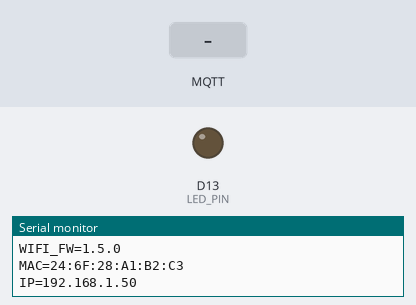
Recording of a sketch running on a simulated Arduino Uno R4 WiFi. Shown: output pins drawn as LEDs (lit = HIGH), the last lines printed to the serial monitor. The test bench sets the inputs (shaded band). WiFi joins after 1.5 s; servers stay silent unless stated; no MQTT or app messages arrive unless stated.

Above: at 2.7 s.
2.8 s: MQTT message "ON" arrives on the first subscribed topic
At 5.4 s:
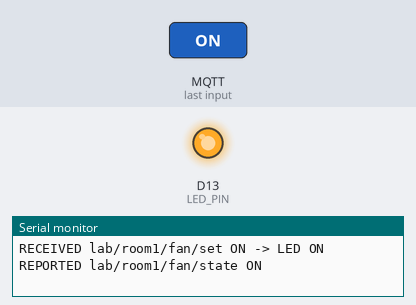
5.8 s: MQTT message "OFF" arrives on the first subscribed topic
At 6.6 s:
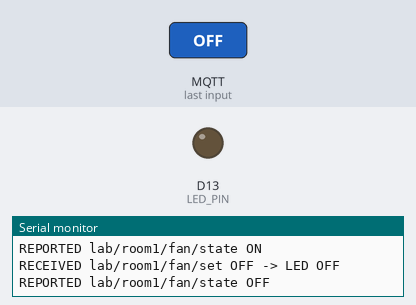
Timing chart, 0 to 8.8 s (numbered marks = the images above; inputs shaded):
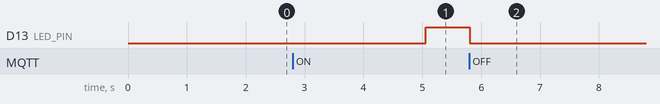

The sketch:

uno_r4_actuator.ino
```cpp
// Arduino UNO R4 WiFi: use the built-in L LED first (no extra parts).
// Optional external LED: change LED_PIN to 7; D7 -> 1 kOhm -> anode; cathode -> GND.
// Libraries: ArduinoMqttClient; WiFiS3 is supplied by the UNO R4 board package.
#include <WiFiS3.h>
#include <ArduinoMqttClient.h>
#include <stdio.h>
#include <string.h>
#include "lab_config.h"

const char DEVICE_ID[] = "room1-actuator-01";
const char FIRMWARE_VERSION[] = "led-actuator-1.0.0";
const char COMMAND_TOPIC[] = "lab/room1/fan/set";
const char STATE_TOPIC[] = "lab/room1/fan/state";
const char STATUS_TOPIC[] = "lab/room1/actuator/status";
const int LED_PIN = LED_BUILTIN;
const unsigned long WIFI_RETRY_MS = 15000;
const unsigned long MQTT_RETRY_MS = 5000;

WiFiClient network;
MqttClient mqtt(network);
bool ledOn = false;
bool statePending = true;
bool wifiIdentityPrinted = false;
unsigned long lastWifiAttempt = 0;
unsigned long lastMqttAttempt = 0;

bool sendText(const char* topic, const char* payload, bool retained) {
  if (!mqtt.beginMessage(topic, (unsigned long)strlen(payload), retained, 1)) return false;
  mqtt.print(payload);
  return mqtt.endMessage() == 1;
}

void setLed(bool on) {
  ledOn = on;
  digitalWrite(LED_PIN, on ? HIGH : LOW);
  statePending = true;
}

void onCommand(int messageSize) {
  bool retained = mqtt.messageRetain();
  String topic = mqtt.messageTopic();
  char command[4] = {0};
  int index = 0;
  bool validSize = messageSize == 2 || messageSize == 3;
  while (mqtt.available()) {
    int value = mqtt.read();
    if (index < 3) command[index++] = (char)value;
  }
  if (topic != COMMAND_TOPIC || retained || !validSize) {
    Serial.println("IGNORED: unexpected topic, retained command, or invalid length.");
    return;
  }
  if (messageSize == 2 && strcmp(command, "ON") == 0) setLed(true);
  else if (messageSize == 3 && strcmp(command, "OFF") == 0) setLed(false);
  else { Serial.println("IGNORED: only exact ON/OFF accepted."); return; }
  Serial.print("RECEIVED "); Serial.print(COMMAND_TOPIC);
  Serial.print(" "); Serial.print(command);
  Serial.print(" -> LED "); Serial.println(ledOn ? "ON" : "OFF");
  // State publishing happens in loop(), outside this receive callback.
}

void printIdentity() {
  uint8_t mac[6] = {0};
  WiFi.macAddress(mac);
  char text[18];
  snprintf(text, sizeof(text), "%02X:%02X:%02X:%02X:%02X:%02X",
           mac[0], mac[1], mac[2], mac[3], mac[4], mac[5]);
  Serial.print("DEVICE="); Serial.println(DEVICE_ID);
  Serial.print("FIRMWARE="); Serial.println(FIRMWARE_VERSION);
  Serial.print("BUILD="); Serial.println(__DATE__ " " __TIME__);
  Serial.print("WIFI_FW="); Serial.println(WiFi.firmwareVersion());
  Serial.print("MAC="); Serial.println(text);
  Serial.print("IP="); Serial.println(WiFi.localIP());
}

bool ensureConnected() {
  unsigned long now = millis();
  if (WiFi.status() != WL_CONNECTED) {
    wifiIdentityPrinted = false;
    if (ledOn) setLed(false);
    if (mqtt.connected()) mqtt.stop();
    if (now - lastWifiAttempt >= WIFI_RETRY_MS) {
      lastWifiAttempt = now;
      Serial.println("Connecting to lab Wi-Fi...");
      WiFi.begin(WIFI_SSID, WIFI_PASSWORD);
    }
    return false;
  }
  if (!wifiIdentityPrinted) { printIdentity(); wifiIdentityPrinted = true; }
  if (mqtt.connected()) return true;
  if (ledOn) setLed(false);  // OFF after a detected MQTT connection loss.
  if (now - lastMqttAttempt < MQTT_RETRY_MS) return false;
  lastMqttAttempt = now;
  if (!mqtt.connect(MQTT_HOST, MQTT_PORT)) {
    Serial.print("MQTT connect error="); Serial.println(mqtt.connectError());
    return false;
  }
  if (!mqtt.subscribe(COMMAND_TOPIC, 1)) {
    Serial.println("SUBSCRIBE_FAILED");
    mqtt.stop();
    return false;
  }
  sendText(STATUS_TOPIC, "ONLINE", true);
  statePending = true;
  Serial.println("Ready: subscribed to lab/room1/fan/set; LED starts OFF.");
  return true;
}

void setup() {
  pinMode(LED_PIN, OUTPUT);
  digitalWrite(LED_PIN, LOW);
  Serial.begin(115200);
  unsigned long started = millis();
  while (!Serial && millis() - started < 2000) delay(10);
  mqtt.setId(DEVICE_ID);
  mqtt.setCleanSession(true);
  mqtt.setKeepAliveInterval(60000);
  mqtt.setConnectionTimeout(3000);
  mqtt.onMessage(onCommand);
  if (MQTT_USERNAME[0] != '\0') mqtt.setUsernamePassword(MQTT_USERNAME, MQTT_PASSWORD);
  mqtt.beginWill(STATUS_TOPIC, (unsigned short)7, true, 1);
  mqtt.print("OFFLINE");
  mqtt.endWill();
  lastWifiAttempt = millis();
  WiFi.begin(WIFI_SSID, WIFI_PASSWORD);
}

void loop() {
  if (!ensureConnected()) { delay(10); return; }
  mqtt.poll();
  if (statePending) {
    const char* state = ledOn ? "ON" : "OFF";
    if (sendText(STATE_TOPIC, state, true)) {
      statePending = false;
      Serial.print("REPORTED "); Serial.print(STATE_TOPIC); Serial.print(" "); Serial.println(state);
    }
  }
  delay(10);
}
```

lab_config.h
```cpp
#pragma once
// Edit a local copy. Do not include real passwords in report screenshots.
const char WIFI_SSID[] = "YOUR_2_4_GHZ_LAB_SSID";
const char WIFI_PASSWORD[] = "YOUR_WIFI_PASSWORD";
const char MQTT_HOST[] = "192.168.1.10";  // Laptop LAN IP, not the Arduino IP.
const unsigned short MQTT_PORT = 1883;
const char MQTT_USERNAME[] = "";
const char MQTT_PASSWORD[] = "";
```

Measured:
- after the input at 2.8 s, D13 (LED_PIN): LOW → HIGH after 2.3 s
- after the input at 5.8 s, D13 (LED_PIN): HIGH → LOW at once
